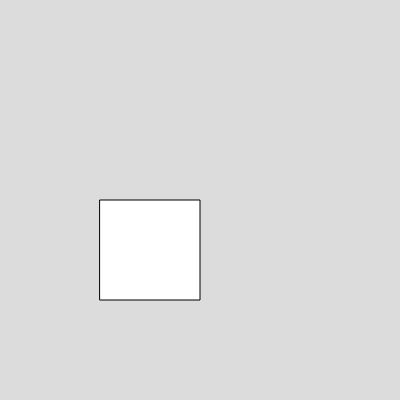
Frame 1 (no input)
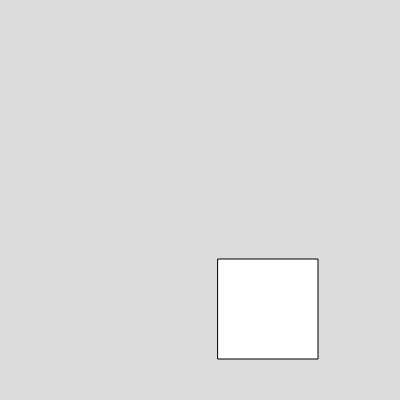
Frame 60 (no input)
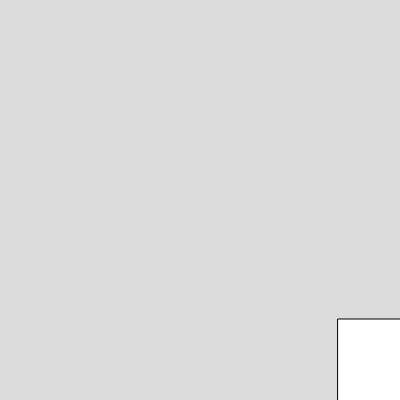
Frame 120 (the mouse pressed at the canvas centre since frame 60)

The p5.js sketch that drew these frames (run headless with seeded random() and noise() and a simulated clock; from frame 60 on, the mouse is pressed at the canvas centre):

// p5.js sketch
// ── sketch.js
var box
function setup() 
{
  createCanvas(400, 400);
box=new Box(100,200,100,100,2,1)



}

function draw() 




{
  background(220);
box.show()
box.movey()
box.move()


}


// ── box.js
class Box
  {
    constructor(x,y,w,h,vx,vy)
    {
      this.x =x;
      this.y =y;
      this.w =w;
      this.h = h;
      this.vx = vx;
      this.vy = vy;
    }
    
    show()
    {
      rect(this.x,this.y,this.w,this.h)
    }
    
    move()
    {
      this.x = this.x+this.vx;
    }
    movey()
{
    this.y = this.y+this.vy
  }
      


}

  
